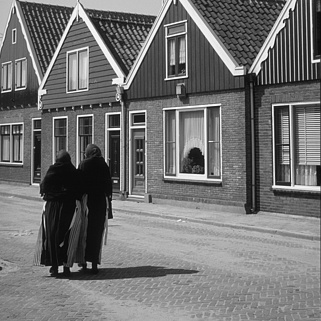
%> input picture assignment_2/code/Images/i235.png, 321 x 321 px
$ octave script.m   (GNU Octave 9; MATLAB toolbox functions it lacks are replaced by stand-ins)
%> lines starting %> are read from the running program, lines starting %| are printed output that depends on the picture
% Lab5 of Computer Vision, Robotics Engineering cohort 2023/2024
% Curated by Ierardi Ambra, Scorrano Andrea, Trovatello Alessandro

clc
clear
close all

% script
addpath("Images")
% IMAGE LOADING:
% image on which the corners are detected:
image=imread("i235.png");
%> image is the input picture: size 321x321 uint8; min 3, max 251, mean 114.8
image=double(image);
%> image: size 321x321 double
% first car image:
img1=imread("ur_c_s_03a_01_L_0376.png");
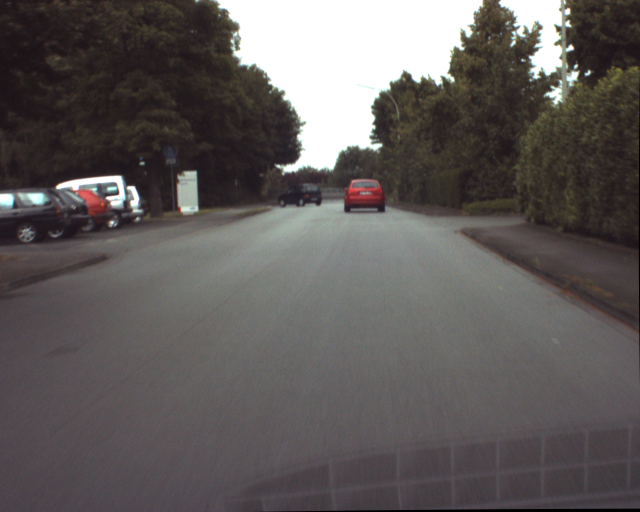
%> input picture assignment_2/code/Images/ur_c_s_03a_01_L_0376.png, 1280 x 1024 px (shown at 1/2 size)
%> img1 is the input picture: size 1024x1280x3 uint8; mean R, G, B 95.5, 90.9, 90
img1_bw=rgb2gray(img1);
[r,c,d]=size(img1);
%> r = 1024; c = 1280; d = 3
% these dimensions are used to create a new matrix, "images", with all the 6
% images, in order to avoid performing the same actions on different images
% many times:
images=zeros(r,c,d,6);
images(:,:,:,1)=double(img1);
% also a matrix of the B&W version of the images is necessary:
images_bw=zeros(r,c,6);
images_bw(:,:,1)=double(img1_bw);
figure,imagesc(img1),colormap gray,title('original image')
% in order to select the template it was necessary to look at the plot of
% the picture: it was found that the red car is in this range of pixels:
% 360:425, 690:770
red_template=img1(360:425,690:770);
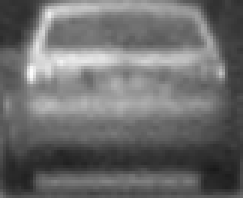
%> red_template: size 66x81 uint8 (shown 3 times larger); min 25, max 252, mean 108.3
b=770-690; % base of the image
h=425-360; % height pf the image
% loading the next car frames, on the RGB image and on the B&W one:
img2=imread("ur_c_s_03a_01_L_0377.png");
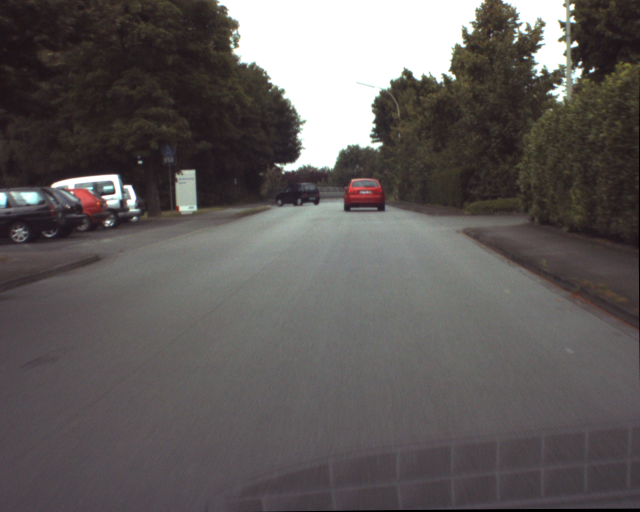
%> input picture assignment_2/code/Images/ur_c_s_03a_01_L_0377.png, 1280 x 1024 px (shown at 1/2 size)
%> img2 is the input picture: size 1024x1280x3 uint8; mean R, G, B 95.5, 90.9, 90
images_bw(:,:,2)=double(rgb2gray(img2));
images(:,:,:,2)=double(img2);
img3=imread("ur_c_s_03a_01_L_0378.png");
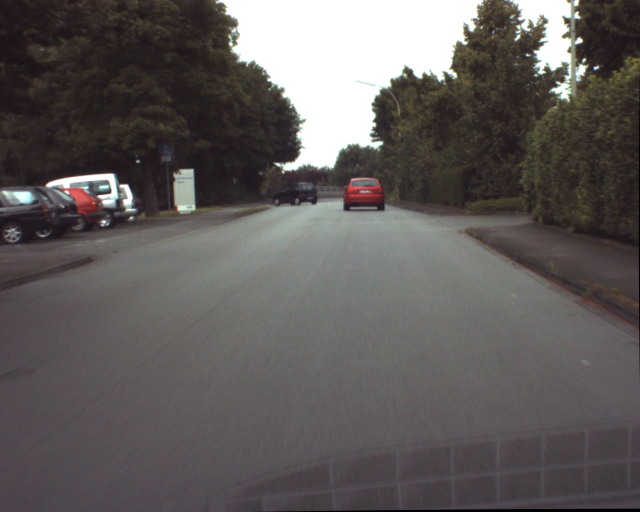
%> input picture assignment_2/code/Images/ur_c_s_03a_01_L_0378.png, 1280 x 1024 px (shown at 1/2 size)
%> img3 is the input picture: size 1024x1280x3 uint8; mean R, G, B 95.7, 91.1, 90.2
images_bw(:,:,3)=double(rgb2gray(img3));
images(:,:,:,3)=double(img3);
img4=imread("ur_c_s_03a_01_L_0379.png");
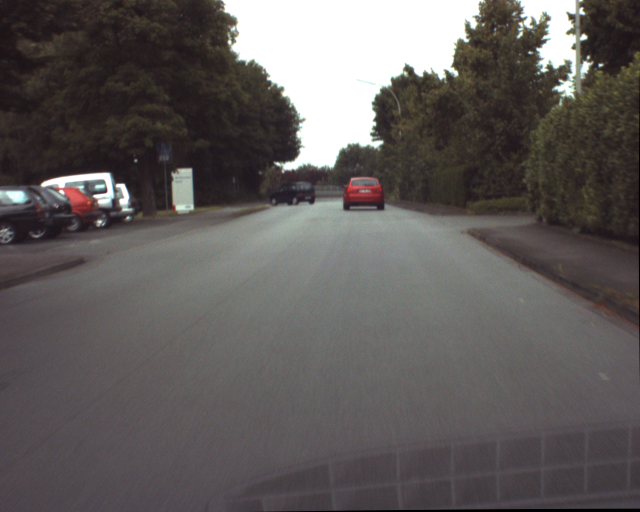
%> input picture assignment_2/code/Images/ur_c_s_03a_01_L_0379.png, 1280 x 1024 px (shown at 1/2 size)
%> img4 is the input picture: size 1024x1280x3 uint8; mean R, G, B 96, 91.5, 90.5
images_bw(:,:,4)=double(rgb2gray(img4));
images(:,:,:,4)=double(img4);
img5=imread("ur_c_s_03a_01_L_0380.png");
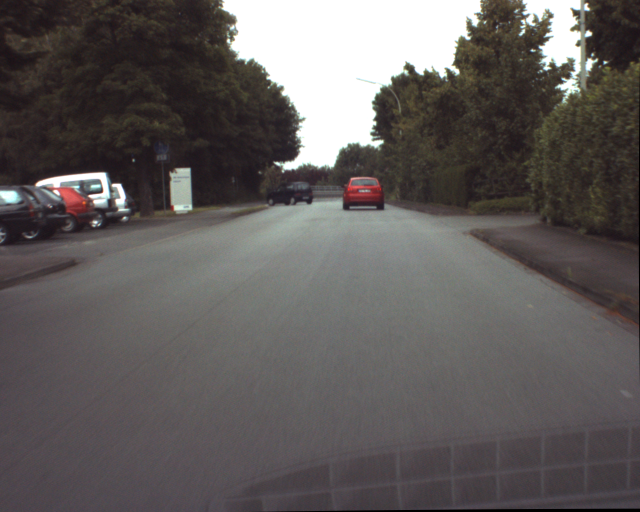
%> input picture assignment_2/code/Images/ur_c_s_03a_01_L_0380.png, 1280 x 1024 px (shown at 1/2 size)
%> img5 is the input picture: size 1024x1280x3 uint8; mean R, G, B 96.2, 91.7, 90.8
images_bw(:,:,5)=double(rgb2gray(img5));
images(:,:,:,5)=double(img5);
%> (the run ends here)
